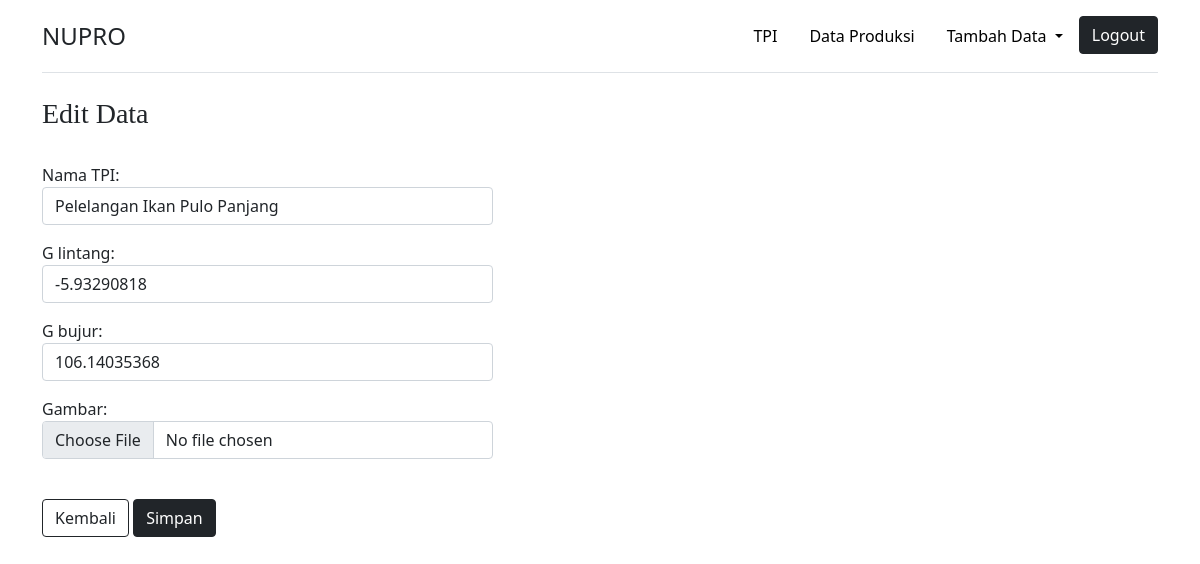
Screenshot of /lokasi/editlokasi/1 (signed in) with the database file from the repository.
### perikanan_app/models.py (models this page shows, shortened)
class Lokasi(models.Model):
     nama_TPI  = models.CharField(max_length=100)
     g_lintang = models.FloatField(null=True)
     g_bujur = models.FloatField(null=True)
     gambar     = models.ImageField(null=True, blank=True, upload_to="images/")

### perikanan_app/views.py (the view)
# urls.py: path("lokasi/editlokasi/<int:id>", editlokasi, name='editlokasi'),
@login_required(login_url='login')
def editlokasi(request, id):
      tempat = Lokasi.objects.get(pk=id)
      if request.POST:
          form = FormLokasi(request.POST, request.FILES, instance=tempat)
          if form.is_valid():
              form.save()
              tpi = {
                  "Judul"   : "Edit Data",
                  'Title' : "Edit Data",
                  'tempat' : tempat,
                  'form'  : form,
                  'pesan' : "Data berhasil diubah"
              }
              return render(request, "editlokasi.html", tpi)
      else:
          form = FormLokasi(instance=tempat)
          tpi = {
          "Judul"   : "Edit Data",
          'Title' : "Edit Data",
          'tempat' : tempat,
          'form'  : form,
           }
      return render(request, "editlokasi.html", tpi)

### perikanan_app/forms.py
class FormLokasi(ModelForm):
    class Meta:
        model = Lokasi
        fields = '__all__'
        widgets = {
            'nama_TPI' : forms.TextInput({'class':'form-control', 'placeholder':'Nama Tempat', 'required':'required'}),
            'g_lintang'    : forms.NumberInput({'class':'form-control', 'placeholder':'Garis Lintang', 'required':'required', 'step' : '0.0000000001', 'type' : 'number',}),
            'g_bujur'   : forms.NumberInput({'class':'form-control', 'placeholder':'Garis Bujur', 'required':'required', 'step' : '0.0000000001', 'type' : 'number',}),
            'gambar'       : forms.FileInput({'class':'form-control', 'required':'required'}),
        }

### perikanan_app/templates/editlokasi.html (shortened to what this page needs)
{% extends "base.html" %}
{% load static %}
{% block content %}
 <div class="container">
    <h3 style="font-family: Tahoma;">{{ Title }}</h3><br>
    <div class="row">
        <div class="col-md-5">
            <form action="{% url 'editlokasi' tempat.pk %}" method="POST" enctype="multipart/form-data">
                {{ form.as_p }}
                <br>
                <a href="/lokasi/" class="btn btn-outline-dark">Kembali</a>
                <button type="submit" value="Simpan" class="btn btn-dark">Simpan</button>
            </form>
        </div>
    </div>
 </div>
{% endblock %}

### templates/base.html (style rules this page uses)
html, body { height: 75%; margin: 0; }

### rows the page displays
Lokasi: nama_TPI "Pelelangan Ikan Pulo Panjang", g_lintang "-5.93290818", g_bujur "106.14035368"

### other values shown
{{ Title }} "Edit Data"
